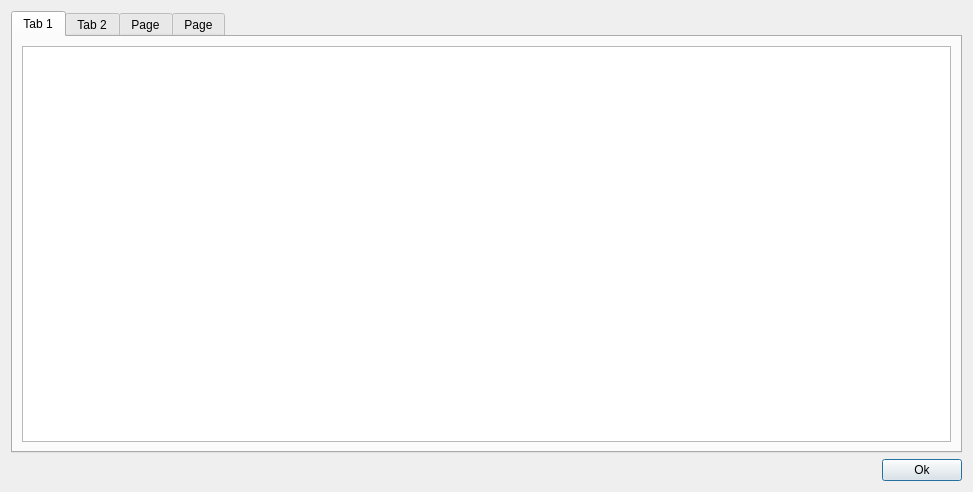
<?xml version="1.0" encoding="UTF-8"?>
<ui version="4.0">
 <class>SystemDefinitionDialog</class>
 <widget class="QDialog" name="SystemDefinitionDialog">
  <property name="geometry">
   <rect>
    <x>0</x>
    <y>0</y>
    <width>973</width>
    <height>492</height>
   </rect>
  </property>
  <property name="windowTitle">
   <string>Dialog</string>
  </property>
  <layout class="QHBoxLayout" name="horizontalLayout_2">
   <item>
    <layout class="QVBoxLayout" name="verticalLayout">
     <item>
      <widget class="QTabWidget" name="tabWidget">
       <property name="currentIndex">
        <number>0</number>
       </property>
       <widget class="QWidget" name="tab">
        <attribute name="title">
         <string>Tab 1</string>
        </attribute>
        <layout class="QVBoxLayout" name="verticalLayout_2">
         <item>
          <widget class="QTableView" name="nodeView"/>
         </item>
        </layout>
       </widget>
       <widget class="QWidget" name="tab_2">
        <attribute name="title">
         <string>Tab 2</string>
        </attribute>
        <layout class="QVBoxLayout" name="verticalLayout_3">
         <item>
          <widget class="QTableView" name="rodView"/>
         </item>
        </layout>
       </widget>
       <widget class="QWidget" name="tab_3">
        <attribute name="title">
         <string>Page</string>
        </attribute>
        <layout class="QVBoxLayout" name="verticalLayout_4">
         <item>
          <widget class="QTableView" name="bearingView"/>
         </item>
        </layout>
       </widget>
       <widget class="QWidget" name="tab_4">
        <attribute name="title">
         <string>Page</string>
        </attribute>
        <layout class="QVBoxLayout" name="verticalLayout_5">
         <item>
          <widget class="QTableView" name="forceView"/>
         </item>
        </layout>
       </widget>
      </widget>
     </item>
     <item>
      <layout class="QHBoxLayout" name="horizontalLayout">
       <item>
        <spacer name="horizontalSpacer">
         <property name="orientation">
          <enum>Qt::Horizontal</enum>
         </property>
         <property name="sizeHint" stdset="0">
          <size>
           <width>40</width>
           <height>20</height>
          </size>
         </property>
        </spacer>
       </item>
       <item>
        <widget class="QPushButton" name="okButton">
         <property name="text">
          <string>Ok</string>
         </property>
        </widget>
       </item>
      </layout>
     </item>
    </layout>
   </item>
  </layout>
 </widget>
 <resources/>
 <connections/>
</ui>
